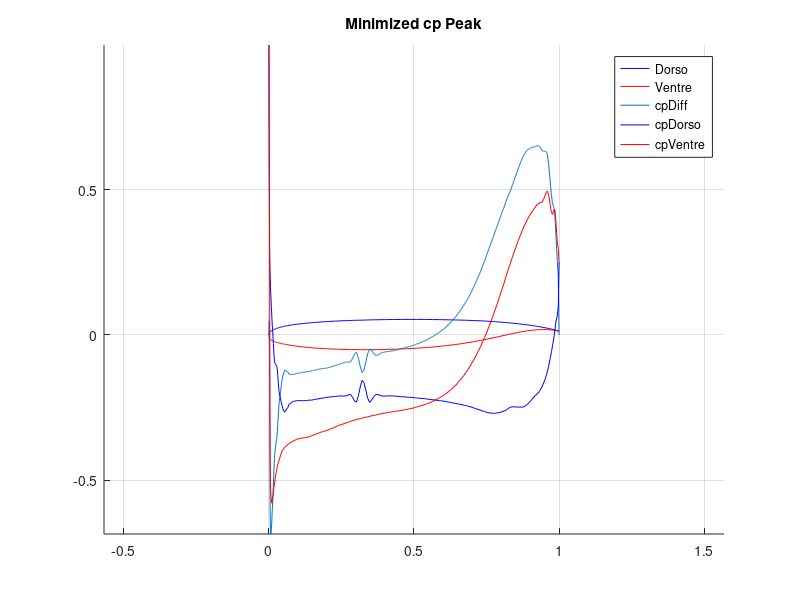
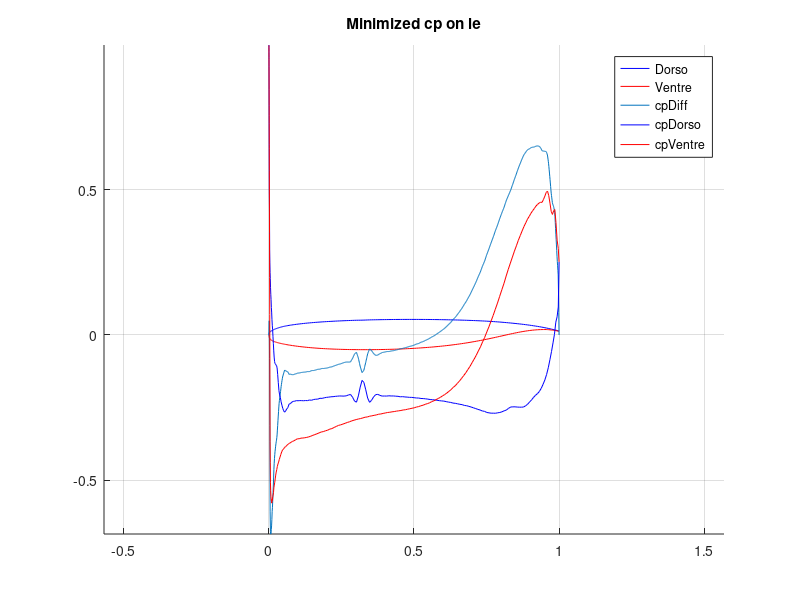

The MATLAB script that drew these images, in order:
close all
clear
clc

% Loading struct with all the necessary data
% Points : x and y coordinates of  the profile
% Angles : angles for which cp has been retrieved
% Cp : matrix with cp data for all angles. Each column is a different AOA


%load("alfa_cp/cpData.mat");
load("cpData.mat");

% Finding indexes of leading edge and trailing edge
ba = find(~cpData.Points(:,1));
if length(ba) > 1
    baUp = ba(1) ;
    baDown = ba(2) ;
else 
    baUp = ba(1) - 1;
    baDown = ba(1) + 1;
end
% Cycle analyzing cp minimum and leading edge difference
cpPeak = zeros(length(cpData.Angles),1);
pos = zeros(length(cpData.Angles),1);
leCpDiff = zeros(length(cpData.Angles),1);

for ii = 1:length(cpData.Angles)
    cpUp = interp1(cpData.Points(1:baUp,1), cpData.Cp(1:baUp,ii),linspace(0,1,1000));
    cpDown = interp1(cpData.Points(baDown:end,1), cpData.Cp(baDown:end,ii),linspace(0,1,1000));
    cpDiff = cpDown - cpUp;
    [cpPeak(ii),pos(ii)] = max(abs(cpDiff));
    leCpDiff(ii) = abs( cpData.Cp(baDown,ii) - cpData.Cp(baUp,ii));
end


% Finding minimum peak
[minCpPeak,IndexTheo1] = min(cpPeak);

fprintf("Theodorsen angle according to minimum cp difference: %.4f°", cpData.Angles(IndexTheo1))
fprintf("\n Minimum peak is of %.4f and is achieved at %.4f m along the chord\n\n", minCpPeak, pos(IndexTheo1)/1000)

[~,IndexTheo2] = min(leCpDiff);
fprintf("Theodorsen angle according to minimum cp difference on leading edge: %.4f° \n\n", cpData.Angles(IndexTheo2))

%% CP PLOT - Minimized cp peak 
Angle = cpData.Angles(IndexTheo1);

jj = find (~(cpData.Angles - Angle));

figure;
hold on
axis equal
grid on
plot(cpData.Points(1:baUp,1),cpData.Points(1:baUp,2),'b')
plot(cpData.Points(baDown:end,1),cpData.Points(baDown:end,2),'r')

cpUp = interp1(cpData.Points(1:baUp,1), cpData.Cp(1:baUp,jj),linspace(0,1,1000));
cpDown = interp1(cpData.Points(baDown:end,1), cpData.Cp(baDown:end,jj),linspace(0,1,1000));
cpDiff = cpDown - cpUp;

plot(linspace(0,1,1000), cpDiff)

plot(cpData.Points(1:baUp,1),cpData.Cp(1:baUp,jj),'b')
plot(cpData.Points(baDown:end,1),cpData.Cp(baDown:end,jj),'r')

legend("Dorso","Ventre", "cpDiff", "cpDorso","cpVentre")
title("Minimized cp Peak")

%% CP PLOT - Minimized leading edge cp difference
Angle = cpData.Angles(IndexTheo2);

jj = find (~(cpData.Angles - Angle));

figure;
hold on
axis equal
grid on
plot(cpData.Points(1:baUp,1),cpData.Points(1:baUp,2),'b')
plot(cpData.Points(baDown:end,1),cpData.Points(baDown:end,2),'r')

cpUp = interp1(cpData.Points(1:baUp,1), cpData.Cp(1:baUp,jj),linspace(0,1,1000));
cpDown = interp1(cpData.Points(baDown:end,1), cpData.Cp(baDown:end,jj),linspace(0,1,1000));
cpDiff = cpDown - cpUp;

plot(linspace(0,1,1000), cpDiff)

plot(cpData.Points(1:baUp,1),cpData.Cp(1:baUp,jj),'b')
plot(cpData.Points(baDown:end,1),cpData.Cp(baDown:end,jj),'r')

legend("Dorso","Ventre", "cpDiff", "cpDorso","cpVentre")
title("Minimized cp on le")